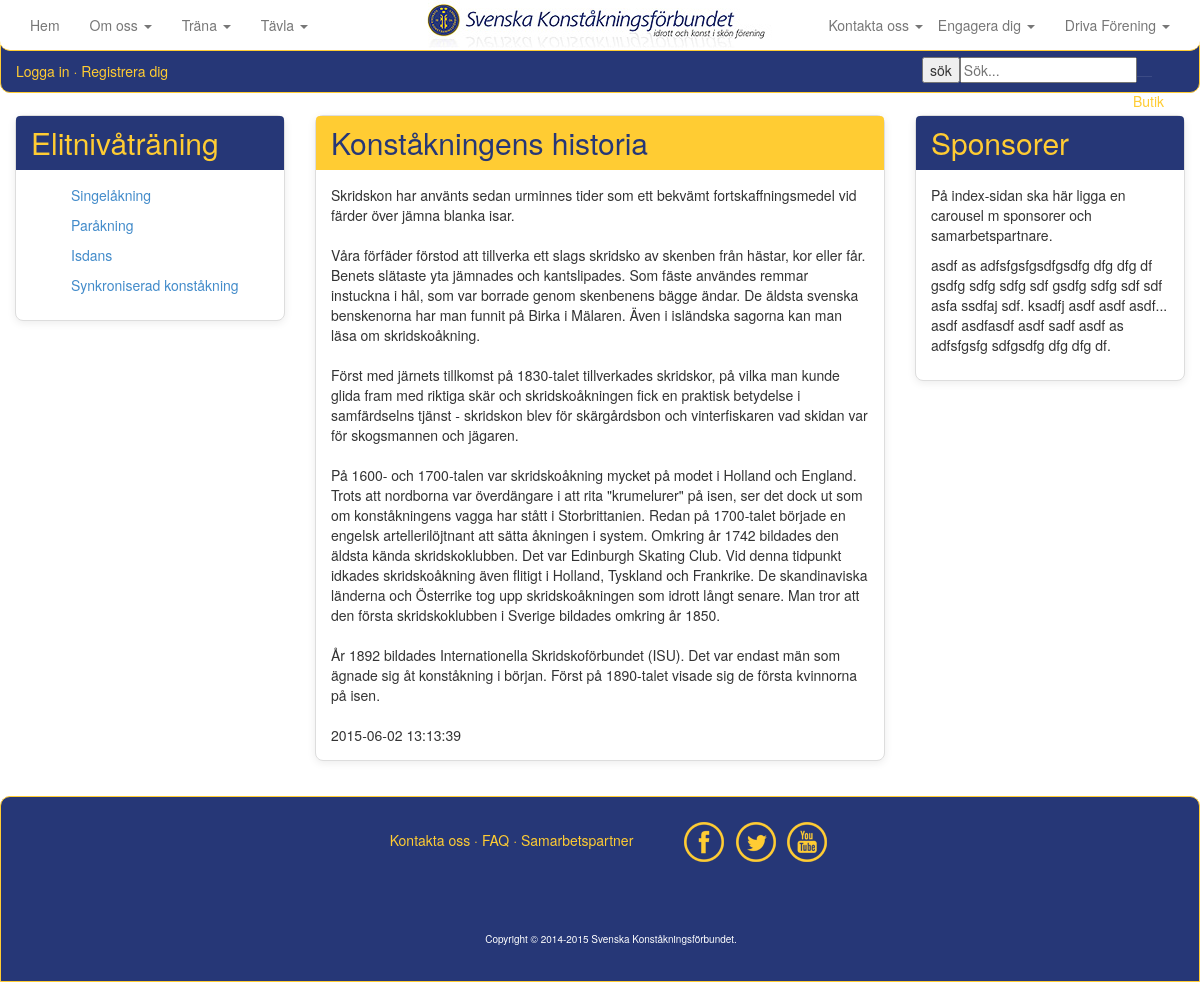
/elit.php, run on the app's committed database.
### tables this page shows
CREATE TABLE IF NOT EXISTS `artikel` (
  `ArtikelId` int(11) NOT NULL,
  `ArtikelName` varchar(50) NOT NULL,
  `ArtikelMessage` text NOT NULL,
  `ArtikelTimeStamp` timestamp NOT NULL DEFAULT CURRENT_TIMESTAMP,
  `ArtikelPic` varchar(1000) NOT NULL,
  `ArtikelPicThumb` varchar(1000) NOT NULL,
  `kategori` varchar(20) NOT NULL
);

### elit.php (the view, shortened to what this page needs)
<?php
include_once("inc/HTMLTemplate.php");
include_once("inc/Connstring.php");
$artikeltime = "";
$artikelnames = "";
if(!empty($_GET))
{
	$getartikelid = isset($_GET['ArtikelId']) ? $_GET['ArtikelId'] : '';
	$query = <<<END
		SELECT ArtikelId, ArtikelName, ArtikelMessage, ArtikelTimeStamp
		FROM artikel
		WHERE ArtikelId = "{$getartikelid}";
END;
	$res = $mysqli->query($query) or die();
	if($res->num_rows > 0)
	{
		while($row = $res->fetch_object())
		{
			$artikelname = $row->ArtikelName;
			$artikelmessage = $row->ArtikelMessage;
			$artikeltimestamp = $row->ArtikelTimeStamp;
			$artikeltime = <<<END
		<div class="panel panel-yellow">
			<div class="panel-heading">
				<h3 class="panel-title">{$artikelname}</h3>
			</div>
				<div class="panel-body">
					{$artikelmessage}
					{$artikeltimestamp}
				</div>
		</div>
END;
		}
	}
}
else
{
	$query = <<<END
		SELECT ArtikelId, ArtikelName, ArtikelMessage, ArtikelTimeStamp, kategori
		FROM artikel
		WHERE kategori = 'historia'
		ORDER BY Artikeltimestamp
END;
	$res = $mysqli->query($query) or die();
		if($res->num_rows > 0)
		{
			while($row = $res->fetch_object())
			{
				$artikelname = $row->ArtikelName;
				$artikelmessage = $row->ArtikelMessage;
				$artikeltimestamp = $row->ArtikelTimeStamp;
				$artikeltime = <<<END
				<div class="panel panel-yellow">
					<div class="panel-heading">
						<h3 class="panel-title">{$artikelname}</h3>
					</div>
						<div class="panel-body">
							{$artikelmessage}
							{$artikeltimestamp}
						</div>
				</div>
END;
			}
		}
}
$query = <<<END
	SELECT ArtikelId, ArtikelName, ArtikelMessage, ArtikelTimeStamp, kategori
	FROM artikel
	WHERE kategori = 'elit'
	ORDER BY Artikeltimestamp
END;
$res = $mysqli->query($query) or die();
if($res->num_rows > 0)
{
	while($row = $res->fetch_object())
	{
		$artikelId = $row->ArtikelId;
		$artikelname = $row->ArtikelName;
		$artikelnames .= <<<END
			<div class="collapse-in" id="dokument">
				<ul class="">
	   				<a href="elit.php?ArtikelId={$artikelId}">
	   					<li>{$artikelname}</li>
	   				</a>
	   			</ul>
			</div>
END;
	}
}
$content = <<<END
       	<div id="content">
			<div class="row">
				<div class="col-md-3">
					<div class="panel panel-blue">
						<div class="panel-heading">
							<h3 class="panel-title yellow">Elitnivåträning</h3>
						</div>
						<div class="panel-body">
							{$artikelnames}
						</div>
					</div>
				</div>
				<div class="col-xs-12 col-md-6">
					{$artikeltime}
				</div>
				<div class="col-md-3 pull-right">
					<div class="panel panel-blue">
						<div class="panel-heading">
							<h3 class="panel-title">Sponsorer</h3>
						</div>
						<div class="panel-body">
							<p>På index-sidan ska här ligga en carousel m sponsorer och samarbetspartnare.
							</p>
							<p class="divider"></p>
							<p>asdf as adfsfgsfgsdfgsdfg dfg dfg df gsdfg sdfg sdfg sdf gsdfg sdfg
							sdf sdf asfa ssdfaj sdf.
							ksadfj asdf asdf asdf... asdf asdfasdf asdf sadf asdf as adfsfgsfg
							sdfgsdfg dfg dfg df.
							</p>
						</div>
					</div>
				</div>
			</div>
       </div>
END;
echo $header;
echo $content;
echo $footer;
?>

### css/ia4.css (style rules this page uses)
html { height: 100% }
body { background-color: white; margin-right: auto; margin-left: auto; width:100%; height: 100% }
#content { z-index:-1; margin-top: 100px; margin-right: auto; margin-left: auto; width:100%; min-height: 400px; padding: 15px; background-color: white; }
.yellow { color: #ffcc33; }
.panel { margin-bottom: 20px; background-color: #fff; border: 1px solid transparent; border-radius: 8px; -webkit-box-shadow: 0 2px 8px rgba(0, 0, 0, .08); box-shadow: 0 2px 8px rgba(0, 0, 0, .08); }
.panel-body { padding: 15px; }
.panel-heading { padding: 10px 15px; border-bottom: 1px solid transparent; border-top-left-radius: 4px; border-top-right-radius: 4px; }
.panel-title { margin-top: 0; margin-bottom: 0; font-size: 16px; color: inherit; }
.panel-yellow { border-color: #ddd; }
.panel-yellow > .panel-heading { color: #263777; background-color: #ffcc33; border-color: #ffcc33; }
.panel-blue { border-color: #ddd; }
.panel-blue > .panel-heading { color: #ffcc33; background-color: #263777; border-color: #263777; }
.panel-title { margin-top: 0; margin-bottom: 0; font-size: 30px; color: inherit; }
ul { list-style-type: none; }

### data on the page
artikel: ArtikelName "Singelåkning"
artikel: ArtikelName "Paråkning"
artikel: ArtikelName "Isdans"
artikel: ArtikelName "Synkroniserad konståkning"
artikel: ArtikelName "Konståkningens historia", ArtikelMessage "Skridskon har använts sedan urminnes tider som ett bekvämt fortskaffningsmedel vid färder över jämna blanka isar. Våra förfäder förstod att tillverka ett slags skridsko av skenben från hästar, kor eller får. Benets slätaste yta jämnades och kantslipades. Som fäste användes remmar instuckna i hål, som var borrade genom skenbenens bägge ändar. De äldsta svenska benskenorna har man funnit på Birka i Mälaren. Även i isländska sagorna kan man läsa om skridskoåkning. Först med järnets tillkomst på 1830-talet tillverkades skridskor, på vilka man kunde glida fram med riktiga skär och skridskoåkningen fick en praktisk betydelse i samfärdselns tjänst - skridskon blev för skärgårdsbon och…", ArtikelTimeStamp "2015-06-02 13:13:39"
